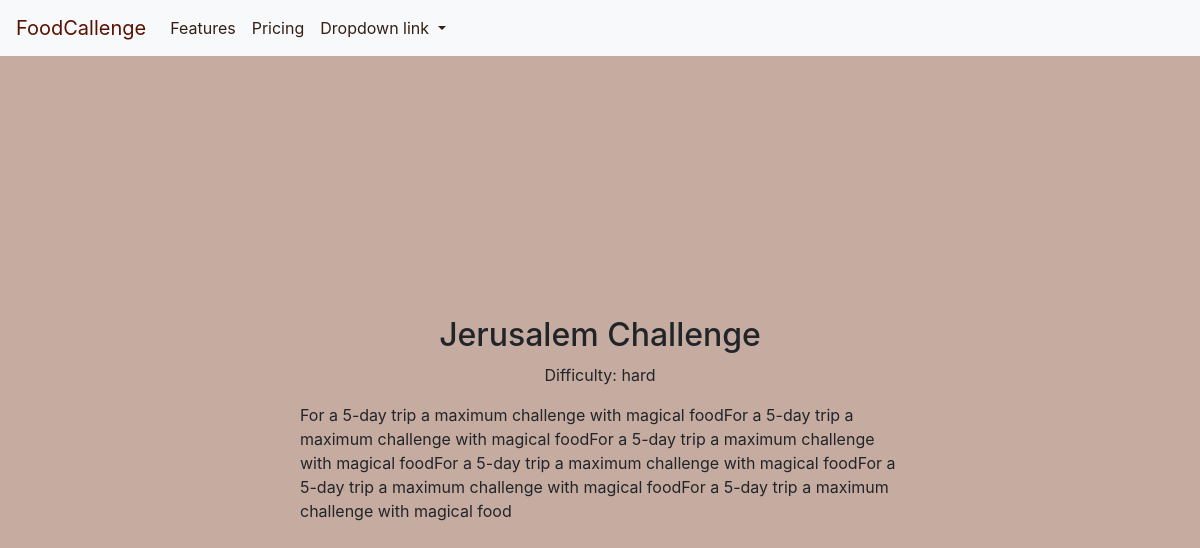
Screenshot of /select/6/ (signed in) with the database file from the repository.
### core/models.py (models this page shows, shortened)
class Challenge(models.Model):
    name = models.CharField(max_length=200)
    summary = models.CharField(max_length=200)
    description = models.TextField()
    class Level(models.IntegerChoices):
        EASY = 1, "easy"
        MEDIUM = 2, "medium"
        HARD = 3, "hard"
        EXTREME = 4, "extreme"
    level = models.IntegerField(choices=Level.choices)

### core/views.py (the view)
# urls.py: path('select/<int:challenge_id>/', views.select, name='select'),
@login_required
def select(request, challenge_id):
    c = Challenge.objects.get(id=challenge_id)
    context = {'object': c}
    return render(request, 'core/challenge_page.html', context)

### core/templates/core/challenge_page.html
{% extends 'core/base.html' %}
{% block content %}
    <div class="challengePage">
    <div class="containers">
        <h2>{{ object.name }}</h2>
        <p>Difficulty: {{ object.get_level_display }}</p>
        <p class="description">{{ object.description }}</p>
    </div>
{% endblock %}

### core/static/css/style.css (style rules this page uses)
* { box-sizing: border-box; }
body, html { margin: 0; padding: 0; background: #c6aca0; }
.containers { min-height: calc(100vh - 57px); display: flex; justify-content: center; align-items: center; flex-direction: column; }
.description { width: 50vw; }

### rows the page displays
Challenge: name "Jerusalem Challenge", level "hard", description "For a 5-day trip a maximum challenge with magical foodFor a 5-day trip a maximum challenge with magical foodFor a 5-day trip a maximum challenge with magical foodFor a 5-day trip a maximum challenge with magical foodFor a 5-day trip a maximum challenge with magical foodFor a 5-day trip a maximum challenge with magical food"
